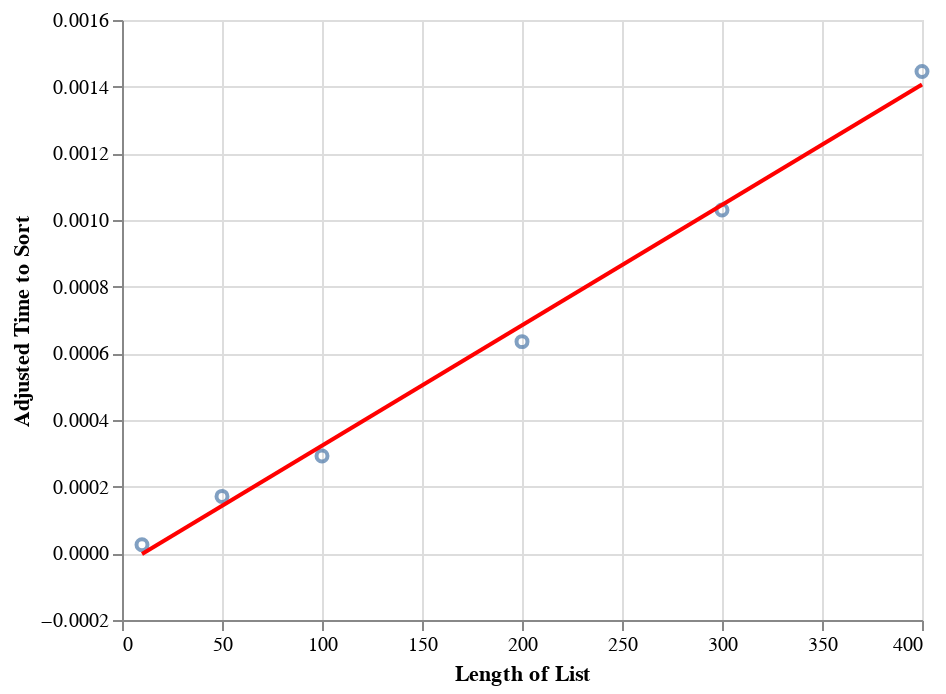

Notebook source saved alongside this figure:
### Code cell
chart = alt.Chart(df1).mark_point().encode(x='Length of List', y='Adjusted Time to Sort')
chart+chart.transform_regression('Length of List', 'Adjusted Time to Sort',method="linear"
).mark_line(color="red") #fit a linear regression line to chart

### Figure 1 — Vega-Lite specification as saved in the notebook (floating-point values rounded to 4 significant figures)
{"config": {"view": {"continuousWidth": 400, "continuousHeight": 300}}, "layer": [{"mark": "point", "encoding": {"x": {"type": "quantitative", "field": "Length of List"}, "y": {"type": "quantitative", "field": "Adjusted Time to Sort"}}}, {"mark": {"type": "line", "color": "red"}, "encoding": {"x": {"type": "quantitative", "field": "Length of List"}, "y": {"type": "quantitative", "field": "Adjusted Time to Sort"}}, "transform": [{"on": "Length of List", "regression": "Adjusted Time to Sort", "method": "linear"}]}], "data": {"name": "data-64f5e831ab8e25193a6eb9e573f098b0"}, "$schema": "https://vega.github.io/schema/vega-lite/v4.0.2.json", "datasets": {"data-64f5e831ab8e25193a6eb9e573f098b0": [{"Length of List": 10, "Time to Sort": 3.631e-05, "Time to Make List": 1.081e-05, "Adjusted Time to Sort": 2.549e-05}, {"Length of List": 50, "Time to Sort": 0.0002115, "Time to Make List": 4.066e-05, "Adjusted Time to Sort": 0.0001708}, {"Length of List": 100, "Time to Sort": 0.0003721, "Time to Make List": 8.024e-05, "Adjusted Time to Sort": 0.0002919}, {"Length of List": 200, "Time to Sort": 0.0007901, "Time to Make List": 0.000155, "Adjusted Time to Sort": 0.0006351}, {"Length of List": 300, "Time to Sort": 0.001255, "Time to Make List": 0.0002246, "Adjusted Time to Sort": 0.00103}, {"Length of List": 400, "Time to Sort": 0.001754, "Time to Make List": 0.0003087, "Adjusted Time to Sort": 0.001446}]}}
